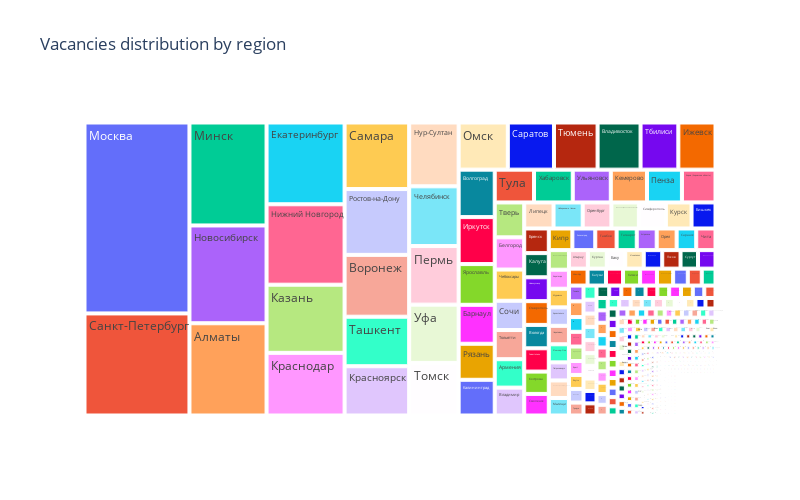

Notebook cell for this chart:
### Code cell
df = pd.read_sql_query(query_4_1, connection)
df

fig = px.treemap( #строим иерархическую диаграмму 
    data_frame=df, #выбор данных 
    path=['name'], #категориальный признак графика
    values='count', #оцениваем количество вакансий
    height=500, 
    width=800,
    title='Vacancies distribution by region'  #заголовок диаграммы
)
fig.show()

### Figure 1 — Plotly figure (JSON) as saved in the notebook; plotly's stock layout.template omitted (floating-point values rounded to 4 significant figures; data arrays with more than 128 entries replaced by an {"elided": "..."} marker saying what was removed)
{"data": [{"branchvalues": "total", "domain": {"x": [0, 1], "y": [0, 1]}, "hovertemplate": "labels=%{label}<br>count=%{value}<br>parent=%{parent}<br>id=%{id}<extra></extra>", "ids": {"elided": "769 str values"}, "labels": {"elided": "769 str values"}, "name": "", "parents": {"elided": "769 str values"}, "type": "treemap", "values": {"elided": "769 int values"}}], "layout": {"height": 500, "legend": {"tracegroupgap": 0}, "title": {"text": "Vacancies distribution by region"}, "width": 800}}
